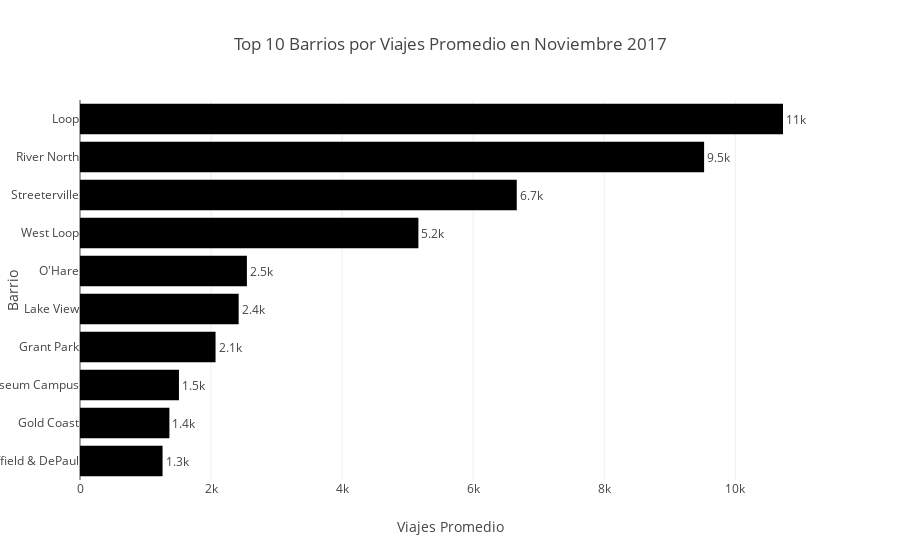

Notebook source saved alongside this figure:
### Markdown cell above
#### Conclusiones del gráfico de barrios
Los barrios más populares para finalizar viajes en noviembre de 2017 incluyen 'Loop', 'River North', y 'Streeterville', con el Loop encabezando por un margen considerable.
Estos barrios probablemente concentran centros de trabajo, turismo o actividades comerciales, lo cual explicaría la alta cantidad promedio de viajes terminados allí.
Este patrón sugiere una alta demanda de transporte en áreas céntricas o comerciales de Chicago.

### Code cell
# Gráfica interactiva horizontal con plotly.express
fig = px.bar(
    top_10_barrios,
    x='average_trips',
    y='dropoff_location_name',
    orientation='h',
    title='Top 10 Barrios por Viajes Promedio en Noviembre 2017',
    labels={'average_trips': 'Viajes Promedio', 'dropoff_location_name': 'Barrio'},
    text='average_trips'
)

fig.update_traces(texttemplate='%{text:.2s}', textposition='outside')
fig.update_layout(yaxis={'categoryorder': 'total ascending'})
fig.show()

### Figure 1 — Plotly figure (JSON) as saved in the notebook; plotly's stock layout.template omitted (floating-point values rounded to 4 significant figures)
{"data": [{"hovertemplate": "Viajes Promedio=%{text}<br>Barrio=%{y}<extra></extra>", "legendgroup": "", "marker": {"color": "#000001", "pattern": {"shape": ""}}, "name": "", "orientation": "h", "showlegend": false, "text": [10730.0, 9524.0, 6665.0, 5164.0, 2547.0, 2421.0, 2068.0, 1510.0, 1364.0, 1260.0], "textposition": "outside", "texttemplate": "%{text:.2s}", "type": "bar", "x": [10730.0, 9524.0, 6665.0, 5164.0, 2547.0, 2421.0, 2068.0, 1510.0, 1364.0, 1260.0], "xaxis": "x", "y": ["Loop", "River North", "Streeterville", "West Loop", "O'Hare", "Lake View", "Grant Park", "Museum Campus", "Gold Coast", "Sheffield & DePaul"], "yaxis": "y"}], "layout": {"barmode": "relative", "legend": {"tracegroupgap": 0}, "title": {"text": "Top 10 Barrios por Viajes Promedio en Noviembre 2017"}, "xaxis": {"anchor": "y", "domain": [0, 1], "title": {"text": "Viajes Promedio"}}, "yaxis": {"anchor": "x", "categoryorder": "total ascending", "domain": [0, 1], "title": {"text": "Barrio"}}}}
